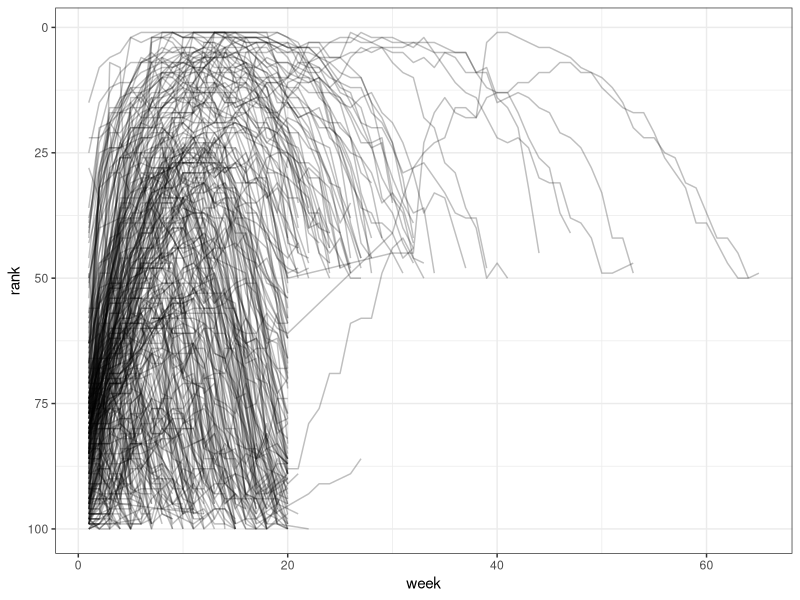

The R source for this figure:
## ---- chunk 1
library(tidyverse)
## ---- chunk 2
table1
table2
table3
## ---- chunk 3
billboard
## ---- chunk 4
billboard |> 
  pivot_longer(
    cols = starts_with("wk"), 
    names_to = "week", 
    values_to = "rank"
  )
## ---- chunk 5
billboard |> 
  pivot_longer(
    cols = starts_with("wk"), 
    names_to = "week", 
    values_to = "rank",
    values_drop_na = TRUE
  )
## ---- chunk 6
billboard_longer <- billboard |> 
  pivot_longer(
    cols = starts_with("wk"), 
    names_to = "week", 
    values_to = "rank",
    values_drop_na = TRUE
  ) |> 
  mutate(
    week = parse_number(week)
  )
billboard_longer
## ---- chunk 7
#| fig-cap: 显示歌曲排名随时间变化的折线图
#| label: fig-line_graph
#| fig-width: 5
#| fig-height: 4
billboard_longer |> 
  ggplot(aes(x = week, 
             y = rank, 
             group = track)) + 
  geom_line(alpha = 0.25) + 
  scale_y_reverse() +
  theme_bw()
## ---- chunk 8
df <- tribble(
  ~id,  ~bp1, ~bp2,
   "A",  100,  120,
   "B",  140,  115,
   "C",  120,  125
)
## ---- chunk 9
df |> 
  pivot_longer(
    cols = bp1:bp2,
    names_to = "measurement",
    values_to = "value"
  )
## ---- chunk 10
#| label: tbl-who2
#| tbl-cap: 肺结核病例信息-列名包含多个变量信息
who2
## ---- chunk 11
# 查看3:56的列名规则
colnames(who2)[3:56] %>% 
  str_split(
    pattern = "_", 
    simplify = T
    ) %>% 
  apply(MARGIN = 2, unique)
## ---- chunk 12
who2 |> 
  pivot_longer(
    cols = !(country:year),
    names_sep = "_", # 指定原始列名的分隔符
    names_to = c("diagnosis", "gender", "age"), 
    values_to = "count"
  )
## ---- chunk 13
#| label: tbl-household
#| tbl-cap: 家庭数据
household
## ---- chunk 14
household |> 
  pivot_longer(
    cols = !family, 
    names_sep = "_", 
    names_to = c(".value", "child"), 
    values_drop_na = TRUE
  )
## ---- chunk 15
cms_patient_experience

cms_patient_experience |> 
  pivot_wider(
    id_cols = starts_with("org"), # 哪一列/几列定义了行的唯一标识
    names_from = measure_cd, # 从哪一列（或哪几列）获取输出列的名称
    values_from = prf_rate # 从哪一列（或哪几列）获取单元格值
  )
## ---- chunk 16
#| echo: false
sessionInfo()
